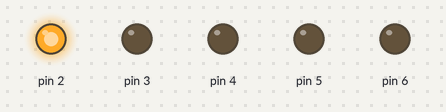
Simulated run of this sketch. Board: Arduino Uno, built with avr-gcc and run on an emulated ATmega328P. Parts: output pins drawn as LEDs (lit = HIGH).

Above: at 0.5 s.
At 2.5 s:
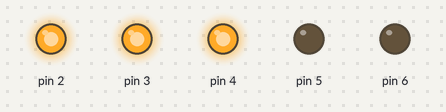
At 4.5 s:
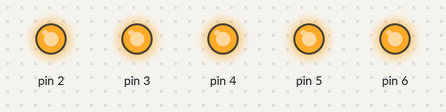
At 5.5 s:
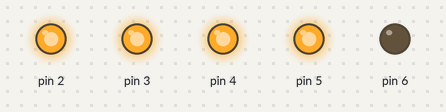
At 9.5 s:
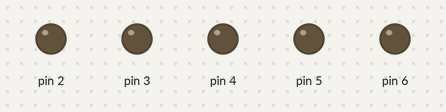
At 11.5 s:
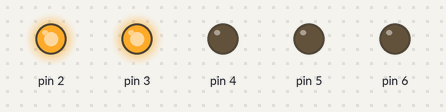
Timing chart, 0 to 13.0 s (numbered marks = the images above):
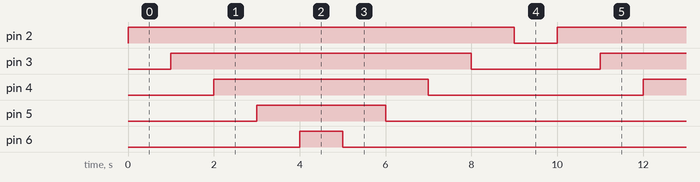

The sketch:

Flowing_LED.ino
```cpp
int Delay=1000;
int ledpin;

void setup() {
  // put your setup code here, to run once:
  for(ledpin=2;ledpin<=6;ledpin++)
  {
    pinMode(ledpin,OUTPUT);
  }
}

void loop() {
  // put your main code here, to run repeatedly:
  for(ledpin=2;ledpin<=6;ledpin++)
  {
    digitalWrite(ledpin,HIGH);
    delay(Delay);
  }

  for(ledpin=6;ledpin>=2;ledpin--)
  {
    digitalWrite(ledpin,LOW);
    delay(Delay);
  }
}
```

Measured:
- by itself, pin 2: alternates HIGH for 9.0 s and LOW for 1.0 s
- by itself, pin 3: alternates HIGH for 7.0 s and LOW for 3.0 s
- by itself, pin 4: alternates HIGH for 5.0 s and LOW for 5.0 s
- by itself, pin 5: alternates HIGH for 3.0 s and LOW for 7.0 s
- by itself, pin 6: alternates HIGH for 1.0 s and LOW for 9.0 s
